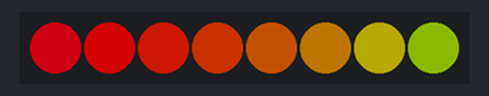
The program below on a simulated ESP32 board running MicroPython. On the bench: 8 RGB LEDs in strip order, left to right. Dim RGB values are drawn brighter than linear.

Above: at 0.15 s.
At 1.06 s:
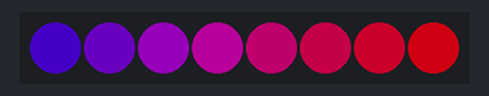
Timing chart, 0 to 40.0 s (numbered marks = the images above):
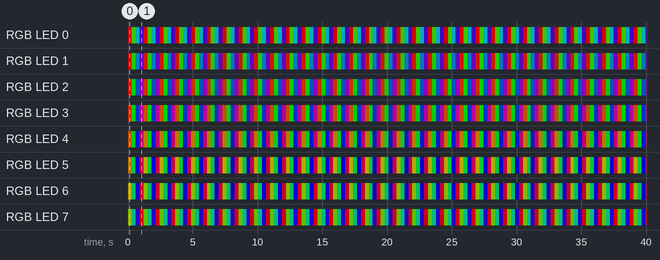

Measured:
- by itself, RGB LED 0: repeats every 1.2 s: RGB(30, 97, 0) 0.31 s, RGB(0, 62, 65) 0.31 s, RGB(33, 0, 94) 0.31 s, RGB(126, 1, 0) 0.31 s
- by itself, RGB LED 1: repeats every 1.2 s: RGB(18, 109, 0) 0.31 s, RGB(0, 50, 77) 0.31 s, RGB(45, 0, 82) 0.31 s, RGB(114, 13, 0) 0.31 s
- by itself, RGB LED 2: repeats every 1.2 s: RGB(6, 121, 0) 0.31 s, RGB(0, 38, 89) 0.31 s, RGB(57, 0, 70) 0.31 s, RGB(102, 25, 0) 0.31 s
- by itself, RGB LED 3: repeats every 1.2 s: RGB(0, 122, 5) 0.31 s, RGB(0, 26, 101) 0.31 s, RGB(69, 0, 58) 0.31 s, RGB(90, 37, 0) 0.31 s
- by itself, RGB LED 4: repeats every 1.2 s: RGB(0, 110, 17) 0.31 s, RGB(0, 14, 113) 0.31 s, RGB(81, 0, 46) 0.31 s, RGB(78, 49, 0) 0.31 s
- by itself, RGB LED 5: repeats every 1.2 s: RGB(0, 98, 29) 0.31 s, RGB(0, 2, 125) 0.31 s, RGB(93, 0, 34) 0.31 s, RGB(66, 61, 0) 0.31 s
- by itself, RGB LED 6: repeats every 1.2 s: RGB(0, 86, 41) 0.31 s, RGB(9, 0, 118) 0.31 s, RGB(105, 0, 22) 0.31 s, RGB(54, 73, 0) 0.31 s
- by itself, RGB LED 7: repeats every 1.2 s: RGB(0, 74, 53) 0.31 s, RGB(21, 0, 106) 0.31 s, RGB(117, 0, 10) 0.31 s, RGB(42, 85, 0) 0.31 s

The program:

Rainbow_rgb.py
```python
from machine import Pin
from neopixel import NeoPixel
from time import sleep

rainbow = [
  (126 , 1 , 0),(114 , 13 , 0),(102 , 25 , 0),(90 , 37 , 0),(78 , 49 , 0),(66 , 61 , 0),(54 , 73 , 0),(42 , 85 , 0),
  (30 , 97 , 0),(18 , 109 , 0),(6 , 121 , 0),(0 , 122 , 5),(0 , 110 , 17),(0 , 98 , 29),(0 , 86 , 41),(0 , 74 , 53),
  (0 , 62 , 65),(0 , 50 , 77),(0 , 38 , 89),(0 , 26 , 101),(0 , 14 , 113),(0 , 2 , 125),(9 , 0 , 118),(21 , 0 , 106),
  (33 , 0 , 94),(45 , 0 , 82),(57 , 0 , 70),(69 , 0 , 58),(81 , 0 , 46),(93 , 0 , 34),(105 , 0 , 22),(117 , 0 , 10)]

pixels = NeoPixel(Pin(2), 8)
while True:
    rainbow = rainbow[-1:] + rainbow[:-1]
    for i in range(8):
        pixels[i] = rainbow[i]
        pixels.write()
    sleep(0.01)
```
